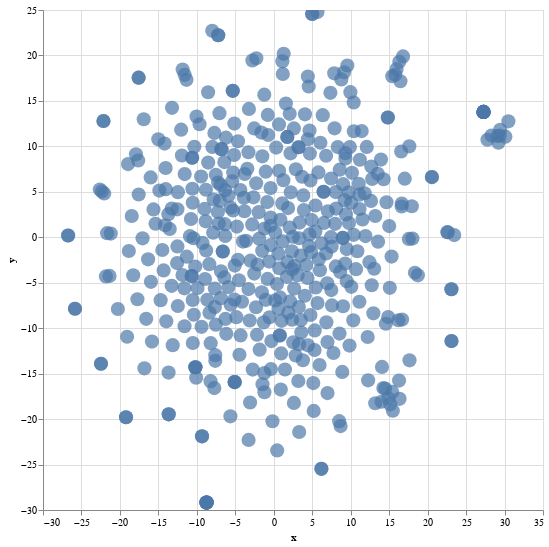

The code cell stored with this chart in its notebook:
### Code cell
alt.Chart(data[:]).mark_circle(size=200).encode(
    x="x", y="y",# color='Category',
    tooltip=['institution']
    ).interactive().properties(
    width=500,
    height=500
)

### Figure 1 — Vega-Lite specification as saved in the notebook (floating-point values rounded to 4 significant figures; data arrays with more than 128 entries replaced by an {"elided": "..."} marker saying what was removed)
{"config": {"view": {"continuousWidth": 300, "continuousHeight": 300}}, "data": {"name": "data-a95391f462ee84c1929ef526b2206c3e"}, "mark": {"type": "circle", "size": 200}, "encoding": {"tooltip": [{"field": "institution", "type": "nominal"}], "x": {"field": "x", "type": "quantitative"}, "y": {"field": "y", "type": "quantitative"}}, "height": 500, "params": [{"name": "param_4", "select": {"type": "interval", "encodings": ["x", "y"]}, "bind": "scales"}], "width": 500, "$schema": "https://vega.github.io/schema/vega-lite/v5.20.1.json", "datasets": {"data-a95391f462ee84c1929ef526b2206c3e": {"elided": "474 records"}}}
